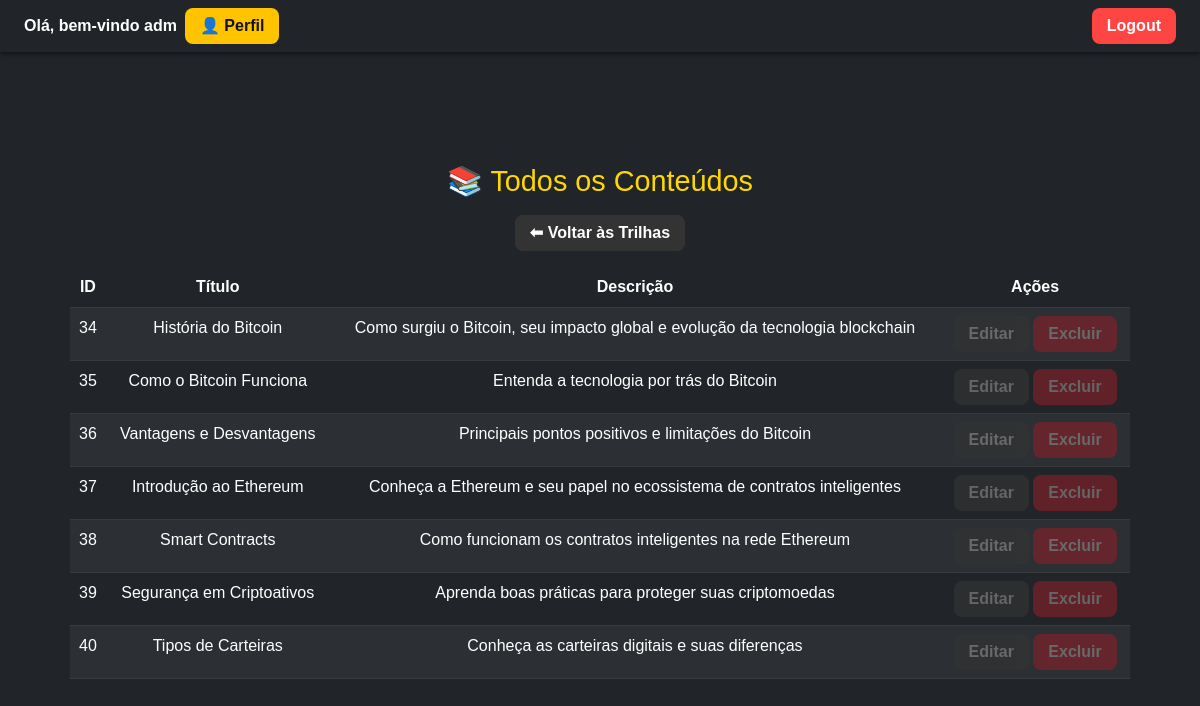
Screenshot of /admin/conteudos (signed in) with the database file from the repository.
### tables this page shows
CREATE TABLE usuarios (
    id INTEGER PRIMARY KEY AUTOINCREMENT,
        nome TEXT NOT NULL,
            email TEXT UNIQUE NOT NULL,
                senha TEXT NOT NULL
                , is_admin INTEGER DEFAULT 0);

CREATE TABLE conteudos (    id INTEGER PRIMARY KEY AUTOINCREMENT,    trilha_id INTEGER NOT NULL,    titulo TEXT NOT NULL,    descricao TEXT,    texto TEXT,    FOREIGN KEY (trilha_id) REFERENCES trilhas(id));

### app.py (the view)
@app.route("/admin/conteudos")
def admin_conteudos():
    if not is_admin():
        return redirect(url_for("login"))
    conn = get_db_connection()
    conteudos = conn.execute("""
        SELECT c.*, t.titulo AS trilha_titulo
        FROM conteudos c
        JOIN trilhas t ON c.trilha_id = t.id
    """).fetchall()
    conn.close()
    return render_template("admin_conteudos.html", conteudos=conteudos, trilha=None)

### app.py (called while the page is built)
def get_db_connection():
    conn = sqlite3.connect(DATABASE)
    conn.row_factory = sqlite3.Row
    return conn

def get_usuario_logado():
    if "usuario_id" in session:
        conn = get_db_connection()
        user = conn.execute("SELECT * FROM usuarios WHERE id = ?", (session["usuario_id"],)).fetchone()
        conn.close()
        return user
    return None

def is_admin():
    user = get_usuario_logado()
    return user and user["is_admin"] == 1

@app.context_processor
def inject_user():
    usuario = None
    if "usuario_id" in session:
        conn = get_db_connection()  # sua função para conectar ao SQLite
        usuario = conn.execute("SELECT * FROM usuarios WHERE id = ?", (session["usuario_id"],)).fetchone()
        conn.close()
    return dict(usuario=usuario)

### templates/admin_conteudos.html
{% extends "base.html" %}
{% block content %}
<div class="container mt-5">
    {% if trilha %}
        <h2 class="mb-3" style="color:#FFD700;">📚 Conteúdos da Trilha: {{ trilha.titulo }}</h2>
        <a href="{{ url_for('admin_conteudos_adicionar', trilha_id=trilha.id) }}" class="btn mb-3" style="background-color:#FFD700;color:#000;">Adicionar Novo Conteúdo</a>
        <a href="{{ url_for('admin_trilhas') }}" class="btn mb-3" style="background-color:#333;color:#fff;">⬅ Voltar às Trilhas</a>
    {% else %}
        <h2 class="mb-3" style="color:#FFD700;">📚 Todos os Conteúdos</h2>
        <a href="{{ url_for('admin_trilhas') }}" class="btn mb-3" style="background-color:#333;color:#fff;">⬅ Voltar às Trilhas</a>
    {% endif %}
    <table class="table table-dark table-striped">
        <thead>
            <tr>
                <th>ID</th>
                <th>Título</th>
                <th>Descrição</th>
                <th>Ações</th>
            </tr>
        </thead>
        <tbody>
        {% for c in conteudos %}
            <tr>
                <td>{{ c.id }}</td>
                <td>{{ c.titulo }}</td>
                <td>{{ c.descricao }}</td>
                <td>
                    {% if trilha %}
                        <a href="{{ url_for('admin_conteudos_editar', trilha_id=trilha.id, id=c.id) }}" class="btn btn-sm" style="background-color:#333;color:#FFD700;">Editar</a>
                        <a href="{{ url_for('admin_conteudos_excluir', trilha_id=trilha.id, id=c.id) }}" class="btn btn-sm" style="background-color:#842029;color:#fff;">Excluir</a>
                    {% else %}
                        <a href="#" class="btn btn-sm disabled" style="background-color:#333;color:#888;">Editar</a>
                        <a href="#" class="btn btn-sm disabled" style="background-color:#842029;color:#888;">Excluir</a>
                    {% endif %}
                </td>
            </tr>
        {% endfor %}
        </tbody>
    </table>
</div>
{% endblock %}

### templates/base.html (shortened to what this page needs)
<!DOCTYPE html>
<html lang="pt-BR">
<head>
    <link href="https://cdn.jsdelivr.net/npm/bootstrap@5.3.0/dist/css/bootstrap.min.css" rel="stylesheet">
    <link rel="stylesheet" href="{{ url_for('static', filename='style.css') }}">
</head>
<body class="bg-dark text-light">
    {% block top_bar %}
    <div class="top-bar bg-dark text-white d-flex justify-content-between align-items-center p-2">
        <div class="user-info ms-3 d-flex align-items-center gap-2">
            {% if session.usuario_id %}
                Olá, bem-vindo {{ usuario.nome if usuario else '' }}
                <a href="{{ url_for('perfil') }}" class="perfil-btn">👤 Perfil</a>
            {% else %}
                Olá, visitante!
            {% endif %}
        </div>
        <div class="top-bar-buttons me-3">
            {% if session.usuario_id %}
                <a href="{{ url_for('logout') }}" class="btn btn-danger btn-sm">Logout</a>
            {% else %}
                <a href="{{ url_for('login') }}" class="btn btn-outline-light btn-sm me-2">Entrar</a>
                <a href="{{ url_for('cadastro') }}" class="btn btn-warning btn-sm">Cadastrar</a>
            {% endif %}
        </div>
    </div>
    {% endblock %}
    <main class="container mt-4">
        {% block content %}{% endblock %}
    </main>
</body>
</html>

### static/style.css (style rules this page uses)
body { background-color: #121212; color: #e0e0e0; font-family: Arial, sans-serif; margin: 0; padding: 0; }
.container { display: flex; flex-direction: column; align-items: center; justify-content: flex-start; min-height: 100vh; text-align: center; padding: 20px; }
h2 { font-size: 1.8em; color: #FFD700; margin-bottom: 15px; }
.top-bar { display: flex; justify-content: space-between; align-items: center; background-color: #1e1e1e; padding: 10px 20px; color: #ffd700; font-weight: bold; box-shadow: 0 2px 5px rgba(0,0,0,0.5); position: sticky; top: 0; z-index: 1000; }
.user-info { display: flex; align-items: center; gap: 15px; }
.btn { text-decoration: none; background-color: #FFC300; color: #121212; padding: 6px 15px; border-radius: 8px; font-weight: bold; font-size: 1em; transition: background-color 0.3s, color 0.3s; display: inline-block; cursor: pointer; border: none; }
.btn.btn-danger { background-color: #FF4444; color: #fff; }
.perfil-btn { background-color: #ffc300; color: #121212; padding: 6px 15px; border-radius: 8px; text-decoration: none; font-weight: bold; transition: background-color 0.3s, color 0.3s; display: flex; align-items: center; gap: 5px; }

### rows the page displays
usuarios: nome "adm"
conteudos: id "34", titulo "História do Bitcoin", descricao "Como surgiu o Bitcoin, seu impacto global e evolução da tecnologia blockchain"
conteudos: id "35", titulo "Como o Bitcoin Funciona", descricao "Entenda a tecnologia por trás do Bitcoin"
conteudos: id "36", titulo "Vantagens e Desvantagens", descricao "Principais pontos positivos e limitações do Bitcoin"
conteudos: id "37", titulo "Introdução ao Ethereum", descricao "Conheça a Ethereum e seu papel no ecossistema de contratos inteligentes"
conteudos: id "38", titulo "Smart Contracts", descricao "Como funcionam os contratos inteligentes na rede Ethereum"
conteudos: id "39", titulo "Segurança em Criptoativos", descricao "Aprenda boas práticas para proteger suas criptomoedas"
conteudos: id "40", titulo "Tipos de Carteiras", descricao "Conheça as carteiras digitais e suas diferenças"
